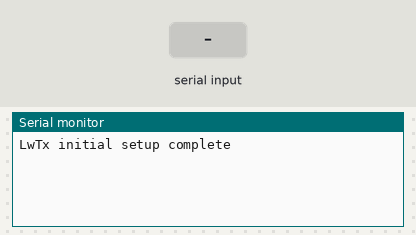
Bench run of a sketch on a simulated Arduino Uno, built with avr-gcc and run on an emulated ATmega328P. Parts: the last lines printed to the serial monitor. Inputs (shaded band) come from the test bench. EEPROM starts erased.

Above: at 1.2 s.
1.3 s: "90,45\n" received over Serial
At 2.6 s:
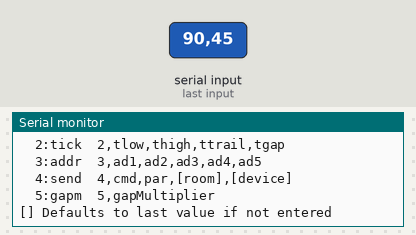
3.2 s: "1\n" received over Serial
At 4.0 s:
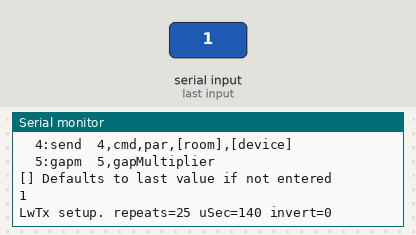
4.8 s: "2\n" received over Serial
At 6.1 s:
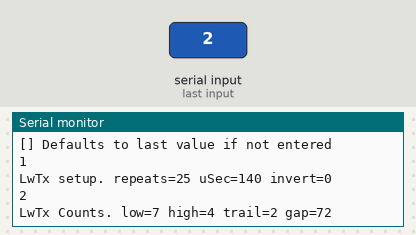
6.4 s: "3\n" received over Serial
At 7.7 s:
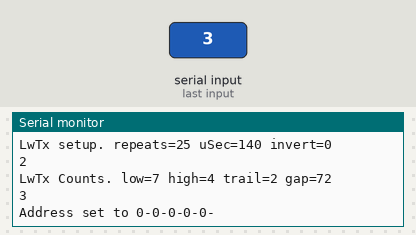
8.0 s: "4\n" received over Serial
At 9.3 s:
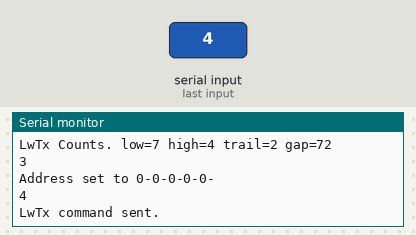
9.6 s: byte 10 (10) received over Serial
At 9.89 s:
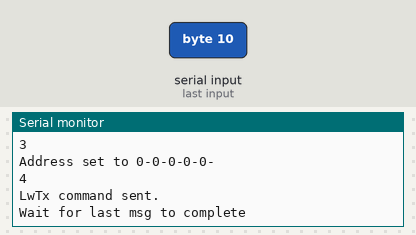
Timing chart, 0 to 12.4 s (numbered marks = the images above; inputs shaded):
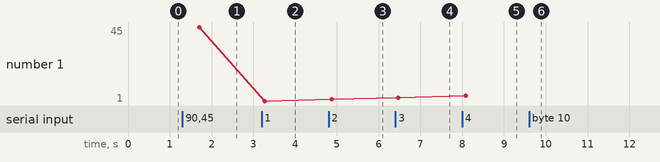

The sketch:

LwTxTestEx.ino
```cpp
#include <LwTx.h>
#if EEPROM_EN == 1
#include <EEPROM.h>
#endif
#define echo true

#define feedback
#ifdef feedback
  #define pr(x) Serial.print(x)
  #define prln(x) Serial.println(x)
#else
  #define pr(x)
  #define prln(x)
#endif

//Address of transmitter
byte addr[] = {0,0,0,0,0};

// Command values
byte command = 0;
byte parameter = 0;
byte device = 7;
byte room = 7;

//Basic init values
byte invert = 0;
int uSec = 140;
int txpin = 7;
byte repeats = 25;

//Default values for tick count widths for experimentation
byte lowCount = 7;
byte highCount = 4;
byte trailCount = 2;
byte gapCount = 72;

//Serial message input
const byte maxvalues = 8;
byte indexQ = 0;
boolean newvalue;
int invalues[maxvalues];

void setup() {
   Serial.begin(9600);
   Serial.setTimeout(1000 * 60);
   lwtx_setup(txpin, repeats, invert, uSec);
   prln("LwTx initial setup complete");
   indexQ = 0;
   invalues[0] = 0;
   newvalue = false;
}

void loop() {
   //collect any incoming command message and execute when complete
   if(getMessage()){
      // wait for any previous command to complete
      if (!lwtx_free()) {
         prln("Wait for last msg to complete");
         do {
            delay(100);
         } while (!lwtx_free());
         prln("Wait finished");
      }
      switch(invalues[0]) {
         case 1: // init,repeats,uSec,invert
            if(indexQ > 1) repeats = invalues[1];
            if(indexQ > 2) uSec = invalues[2];
            if(indexQ > 3) invert = invalues[3];
            lwtx_setup(txpin, repeats, invert, uSec);
            pr("LwTx setup. repeats=");pr(repeats);
            pr(" uSec=");pr(uSec);
            pr(" invert=");prln(invert);
           break;
         case 2: // counts,lowCount,highCount,trailCount,gapCount
            if(indexQ > 1) lowCount = invalues[1];
            if(indexQ > 2) highCount = invalues[2];
            if(indexQ > 3) trailCount = invalues[3];
            if(indexQ > 4) gapCount = invalues[4];
            lwtx_setTickCounts(lowCount, highCount, trailCount, gapCount);
            pr("LwTx Counts. low=");pr(lowCount);
            pr(" high=");pr(highCount);
            pr(" trail=");pr(trailCount);
            pr(" gap=");prln(gapCount);
            break;
         case 3: // address,ad1,ad2,ad3,ad4,ad5
            pr("Address set to ");
            for (byte i = 0; i < 5; i++) {
               if(indexQ >= 6) {
                  addr[i] = invalues[i+1];
               }
               pr(addr[i]);pr("-");
            }
            prln();
            lwtx_setaddr(addr);
            if(indexQ >= 6) {
               prln("Address updated");
            }
            break;
         case 4: // send message,cmd,par,room,device
            if(indexQ > 1) command = invalues[1];
            if(indexQ > 2) parameter = invalues[2];
            if(indexQ > 3) room = invalues[3];
            if(indexQ > 4) device = invalues[4];
            lwtx_cmd(command, parameter, room, device);
            prln("LwTx command sent.");
            break;
         case 5: // send gapMultiplier
            if(indexQ > 1) {
               lwtx_setGapMultiplier(invalues[1]);
               pr("LwTx gap multiplier ");
               prln(invalues[1]);
            } else {
               prln("No parameter for Gap multiplier. Ignored.");
            }
            break;
         default:
            help();
            break;
      }
      indexQ = 0;
      invalues[0] = 0;
   }
   delay(100);
}

boolean getMessage() {
   int inchar;

   if(Serial.available()) {
      inchar = Serial.read();
      if (echo) Serial.write(inchar);
      if(inchar == 10 || inchar == 13) {
         if (newvalue) indexQ++;
         newvalue = false;
         if (echo && inchar != 10) Serial.println();
         return true;
      } else if ((indexQ < maxvalues) && inchar >= 48 && inchar <= 57) {
         invalues[indexQ] = invalues[indexQ] * 10 + (inchar - 48);
         newvalue = true;
      } else if (indexQ < (maxvalues - 1)) {
         indexQ++;
         invalues[indexQ] = 0;
         newvalue = false;
      }
   }
   return false;
}

void help() {
   Serial.println("Commands:");
   Serial.println("  1:init  1,repeats,[clocktick],[invert]");
   Serial.println("  2:tick  2,tlow,thigh,ttrail,tgap");
   Serial.println("  3:addr  3,ad1,ad2,ad3,ad4,ad5");
   Serial.println("  4:send  4,cmd,par,[room],[device]");
   Serial.println("  5:gapm  5,gapMultiplier");
   Serial.println("[] Defaults to last value if not entered");

}
```

Measured:
- after the input at 1.3 s, the serial monitor: prints a new line after 0.10 s (image 1)
- after the input at 3.2 s, the serial monitor: prints a new line after 0.07 s (image 2)
- after the input at 4.8 s, the serial monitor: prints a new line after 0.07 s (image 3)
- after the input at 6.4 s, the serial monitor: prints a new line after 0.07 s (image 4)
- after the input at 8.0 s, the serial monitor: prints a new line after 0.09 s (image 5)
- after the input at 9.6 s, the serial monitor: prints a new line after 0.09 s (image 6)
- plotted number 1: 2 → 3 after the input at 6.4 s, 3 → 4 after the input at 8.0 s
